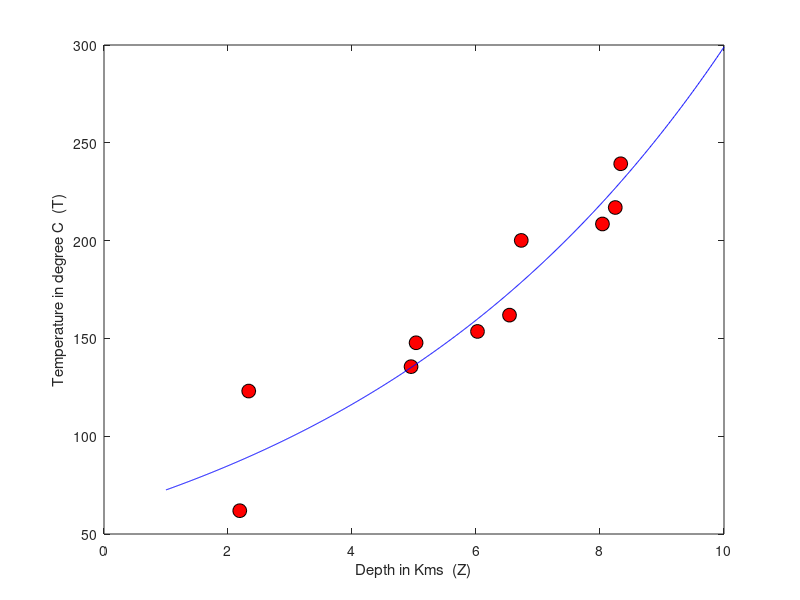

This figure's MATLAB source:
close all;
clc;

N = 10;

minZ = 1;
maxZ = 10;
Z = (maxZ-minZ).*rand(N,1) + minZ;
Z = sort(Z);

minT = 50;
maxT = 250;
T = (maxT-minT).*rand(N,1) + minT; % for N=10
T = sort(T);
logT = log(T);

%plot
plot(Z, T, 'o','MarkerSize',10,'MarkerFaceColor','r','MarkerEdgeColor','k')
hold on

% Now we have Linear equation for this problem: logT = log(m1) + m2*Z

% formulate into equation: d = G*m
% final data vector d
d=logT;

% constructing G matrix
G = ones(N,2);
for i=1:N
    G(i,1) = Z(i);
end

% calculating Generalised Inverse
genInvG = inv(G'*G) * G';

% calculating Model Parameters
m = genInvG*d;


% Forward Modelling

n = 1000;
% X contains depth values
X = linspace(minZ,maxZ,n);
X_matrix = [X;ones(1,n)];
X_matrix = X_matrix';

Y_matrix = X_matrix*m;

Y = exp(Y_matrix);

plot(X,Y,'b');
xlabel('Depth in Kms  (Z)')
ylabel('Temperature in degree C  (T)')


